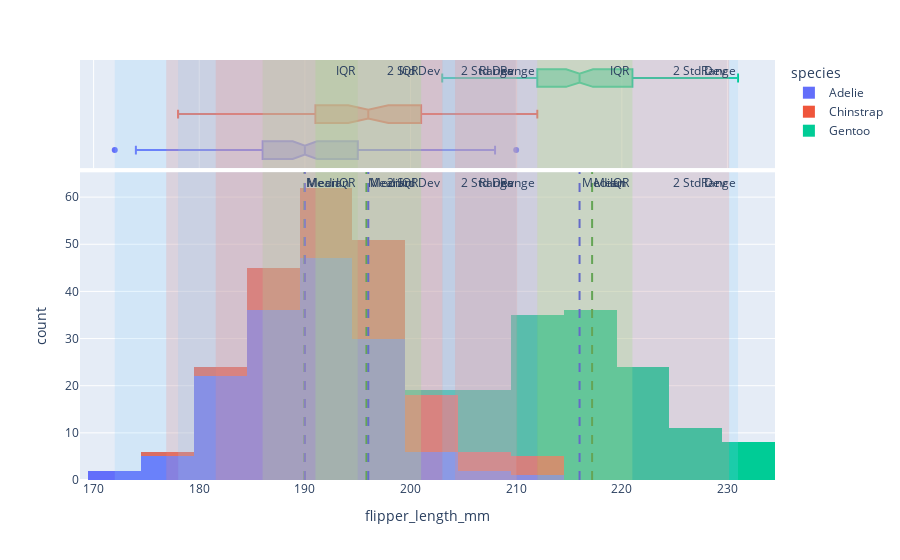

The notebook cell saved with this chart:
### Markdown cell above
Question 1

### Code cell
import plotly.express as px
import plotly.graph_objects as go
import seaborn as sns
import numpy as np

# Load penguins dataset
penguins = sns.load_dataset('penguins')

# Function to add lines and rectangles to the figure
def add_statistics(fig, species, df):
    # Filter data for the species
    species_data = df[df['species'] == species]['flipper_length_mm'].dropna()

    # Calculate statistics
    mean = species_data.mean()
    median = species_data.median()
    flipper_min = species_data.min()
    flipper_max = species_data.max()
    std = species_data.std()
    iqr = np.percentile(species_data, 75) - np.percentile(species_data, 25)
    q1 = np.percentile(species_data, 25)
    q3 = np.percentile(species_data, 75)
    
    # Add horizontal lines for mean and median
    fig.add_vline(x=mean, line=dict(color='green', dash='dash'), annotation_text='Mean', row=1, col=1)
    fig.add_vline(x=median, line=dict(color='blue', dash='dash'), annotation_text='Median', row=1, col=1)
    
    # Add rectangles for the different ranges
    # Full range
    fig.add_vrect(x0=flipper_min, x1=flipper_max, fillcolor="LightSkyBlue", opacity=0.2, 
                  annotation_text="Range", line_width=0)
    
    # Interquartile range (IQR)
    fig.add_vrect(x0=q1, x1=q3, fillcolor="LightGreen", opacity=0.3, annotation_text="IQR", line_width=0)
    
    # 2 standard deviation range
    fig.add_vrect(x0=mean - 2*std, x1=mean + 2*std, fillcolor="Salmon", opacity=0.2, 
                  annotation_text="2 Std Dev", line_width=0)

# Create a figure with histograms for each species
fig = px.histogram(penguins, x='flipper_length_mm', color='species', marginal='box')

# For each species, add statistical markers
species_list = penguins['species'].unique()
for species in species_list:
    add_statistics(fig, species, penguins)

# Show the figure
fig.show()

### Figure 1 — Plotly figure (JSON) as saved in the notebook; plotly's stock layout.template omitted (floating-point values rounded to 4 significant figures; data arrays with more than 128 entries replaced by an {"elided": "..."} marker saying what was removed)
{"data": [{"alignmentgroup": "True", "bingroup": "x", "hovertemplate": "species=Adelie<br>flipper_length_mm=%{x}<br>count=%{y}<extra></extra>", "legendgroup": "Adelie", "marker": {"color": "#636efa", "pattern": {"shape": ""}}, "name": "Adelie", "offsetgroup": "Adelie", "orientation": "v", "showlegend": true, "type": "histogram", "x": {"elided": "152 int values"}, "xaxis": "x", "yaxis": "y"}, {"alignmentgroup": "True", "hovertemplate": "species=Adelie<br>flipper_length_mm=%{x}<extra></extra>", "legendgroup": "Adelie", "marker": {"color": "#636efa"}, "name": "Adelie", "notched": true, "offsetgroup": "Adelie", "showlegend": false, "type": "box", "x": {"elided": "152 int values"}, "xaxis": "x2", "yaxis": "y2"}, {"alignmentgroup": "True", "bingroup": "x", "hovertemplate": "species=Chinstrap<br>flipper_length_mm=%{x}<br>count=%{y}<extra></extra>", "legendgroup": "Chinstrap", "marker": {"color": "#EF553B", "pattern": {"shape": ""}}, "name": "Chinstrap", "offsetgroup": "Chinstrap", "orientation": "v", "showlegend": true, "type": "histogram", "x": [192, 196, 193, 188, 197, 198, 178, 197, 195, 198, 193, 194, 185, 201, 190, 201, 197, 181, 190, 195, 181, 191, 187, 193, 195, 197, 200, 200, 191, 205, 187, 201, 187, 203, 195, 199, 195, 210, 192, 205, 210, 187, 196, 196, 196, 201, 190, 212, 187, 198, 199, 201, 193, 203, 187, 197, 191, 203, 202, 194, 206, 189, 195, 207, 202, 193, 210, 198], "xaxis": "x", "yaxis": "y"}, {"alignmentgroup": "True", "hovertemplate": "species=Chinstrap<br>flipper_length_mm=%{x}<extra></extra>", "legendgroup": "Chinstrap", "marker": {"color": "#EF553B"}, "name": "Chinstrap", "notched": true, "offsetgroup": "Chinstrap", "showlegend": false, "type": "box", "x": [192, 196, 193, 188, 197, 198, 178, 197, 195, 198, 193, 194, 185, 201, 190, 201, 197, 181, 190, 195, 181, 191, 187, 193, 195, 197, 200, 200, 191, 205, 187, 201, 187, 203, 195, 199, 195, 210, 192, 205, 210, 187, 196, 196, 196, 201, 190, 212, 187, 198, 199, 201, 193, 203, 187, 197, 191, 203, 202, 194, 206, 189, 195, 207, 202, 193, 210, 198], "xaxis": "x2", "yaxis": "y2"}, {"alignmentgroup": "True", "bingroup": "x", "hovertemplate": "species=Gentoo<br>flipper_length_mm=%{x}<br>count=%{y}<extra></extra>", "legendgroup": "Gentoo", "marker": {"color": "#00cc96", "pattern": {"shape": ""}}, "name": "Gentoo", "offsetgroup": "Gentoo", "orientation": "v", "showlegend": true, "type": "histogram", "x": [211, 230, 210, 218, 215, 210, 211, 219, 209, 215, 214, 216, 214, 213, 210, 217, 210, 221, 209, 222, 218, 215, 213, 215, 215, 215, 216, 215, 210, 220, 222, 209, 207, 230, 220, 220, 213, 219, 208, 208, 208, 225, 210, 216, 222, 217, 210, 225, 213, 215, 210, 220, 210, 225, 217, 220, 208, 220, 208, 224, 208, 221, 214, 231, 219, 230, 214, 229, 220, 223, 216, 221, 221, 217, 216, 230, 209, 220, 215, 223, 212, 221, 212, 224, 212, 228, 218, 218, 212, 230, 218, 228, 212, 224, 214, 226, 216, 222, 203, 225, 219, 228, 215, 228, 216, 215, 210, 219, 208, 209, 216, 229, 213, 230, 217, 230, 217, 222, 214, null, 215, 222, 212, 213], "xaxis": "x", "yaxis": "y"}, {"alignmentgroup": "True", "hovertemplate": "species=Gentoo<br>flipper_length_mm=%{x}<extra></extra>", "legendgroup": "Gentoo", "marker": {"color": "#00cc96"}, "name": "Gentoo", "notched": true, "offsetgroup": "Gentoo", "showlegend": false, "type": "box", "x": [211, 230, 210, 218, 215, 210, 211, 219, 209, 215, 214, 216, 214, 213, 210, 217, 210, 221, 209, 222, 218, 215, 213, 215, 215, 215, 216, 215, 210, 220, 222, 209, 207, 230, 220, 220, 213, 219, 208, 208, 208, 225, 210, 216, 222, 217, 210, 225, 213, 215, 210, 220, 210, 225, 217, 220, 208, 220, 208, 224, 208, 221, 214, 231, 219, 230, 214, 229, 220, 223, 216, 221, 221, 217, 216, 230, 209, 220, 215, 223, 212, 221, 212, 224, 212, 228, 218, 218, 212, 230, 218, 228, 212, 224, 214, 226, 216, 222, 203, 225, 219, 228, 215, 228, 216, 215, 210, 219, 208, 209, 216, 229, 213, 230, 217, 230, 217, 222, 214, null, 215, 222, 212, 213], "xaxis": "x2", "yaxis": "y2"}], "layout": {"annotations": [{"showarrow": false, "text": "Mean", "x": 190.0, "xanchor": "left", "xref": "x", "y": 1, "yanchor": "top", "yref": "y domain"}, {"showarrow": false, "text": "Median", "x": 190, "xanchor": "left", "xref": "x", "y": 1, "yanchor": "top", "yref": "y domain"}, {"showarrow": false, "text": "Range", "x": 210, "xanchor": "right", "xref": "x", "y": 1, "yanchor": "top", "yref": "y domain"}, {"showarrow": false, "text": "Range", "x": 210, "xanchor": "right", "xref": "x2", "y": 1, "yanchor": "top", "yref": "y2 domain"}, {"showarrow": false, "text": "IQR", "x": 195, "xanchor": "right", "xref": "x", "y": 1, "yanchor": "top", "yref": "y domain"}, {"showarrow": false, "text": "IQR", "x": 195, "xanchor": "right", "xref": "x2", "y": 1, "yanchor": "top", "yref": "y2 domain"}, {"showarrow": false, "text": "2 Std Dev", "x": 203.0, "xanchor": "right", "xref": "x", "y": 1, "yanchor": "top", "yref": "y domain"}, {"showarrow": false, "text": "2 Std Dev", "x": 203.0, "xanchor": "right", "xref": "x2", "y": 1, "yanchor": "top", "yref": "y2 domain"}, {"showarrow": false, "text": "Mean", "x": 195.8, "xanchor": "left", "xref": "x", "y": 1, "yanchor": "top", "yref": "y domain"}, {"showarrow": false, "text": "Median", "x": 196, "xanchor": "left", "xref": "x", "y": 1, "yanchor": "top", "yref": "y domain"}, {"showarrow": false, "text": "Range", "x": 212, "xanchor": "right", "xref": "x", "y": 1, "yanchor": "top", "yref": "y domain"}, {"showarrow": false, "text": "Range", "x": 212, "xanchor": "right", "xref": "x2", "y": 1, "yanchor": "top", "yref": "y2 domain"}, {"showarrow": false, "text": "IQR", "x": 201, "xanchor": "right", "xref": "x", "y": 1, "yanchor": "top", "yref": "y domain"}, {"showarrow": false, "text": "IQR", "x": 201, "xanchor": "right", "xref": "x2", "y": 1, "yanchor": "top", "yref": "y2 domain"}, {"showarrow": false, "text": "2 Std Dev", "x": 210.1, "xanchor": "right", "xref": "x", "y": 1, "yanchor": "top", "yref": "y domain"}, {"showarrow": false, "text": "2 Std Dev", "x": 210.1, "xanchor": "right", "xref": "x2", "y": 1, "yanchor": "top", "yref": "y2 domain"}, {"showarrow": false, "text": "Mean", "x": 217.2, "xanchor": "left", "xref": "x", "y": 1, "yanchor": "top", "yref": "y domain"}, {"showarrow": false, "text": "Median", "x": 216, "xanchor": "left", "xref": "x", "y": 1, "yanchor": "top", "yref": "y domain"}, {"showarrow": false, "text": "Range", "x": 231, "xanchor": "right", "xref": "x", "y": 1, "yanchor": "top", "yref": "y domain"}, {"showarrow": false, "text": "Range", "x": 231, "xanchor": "right", "xref": "x2", "y": 1, "yanchor": "top", "yref": "y2 domain"}, {"showarrow": false, "text": "IQR", "x": 221, "xanchor": "right", "xref": "x", "y": 1, "yanchor": "top", "yref": "y domain"}, {"showarrow": false, "text": "IQR", "x": 221, "xanchor": "right", "xref": "x2", "y": 1, "yanchor": "top", "yref": "y2 domain"}, {"showarrow": false, "text": "2 Std Dev", "x": 230.2, "xanchor": "right", "xref": "x", "y": 1, "yanchor": "top", "yref": "y domain"}, {"showarrow": false, "text": "2 Std Dev", "x": 230.2, "xanchor": "right", "xref": "x2", "y": 1, "yanchor": "top", "yref": "y2 domain"}], "barmode": "relative", "legend": {"title": {"text": "species"}, "tracegroupgap": 0}, "margin": {"t": 60}, "shapes": [{"line": {"color": "green", "dash": "dash"}, "type": "line", "x0": 190.0, "x1": 190.0, "xref": "x", "y0": 0, "y1": 1, "yref": "y domain"}, {"line": {"color": "blue", "dash": "dash"}, "type": "line", "x0": 190, "x1": 190, "xref": "x", "y0": 0, "y1": 1, "yref": "y domain"}, {"fillcolor": "LightSkyBlue", "line": {"width": 0}, "opacity": 0.2, "type": "rect", "x0": 172, "x1": 210, "xref": "x", "y0": 0, "y1": 1, "yref": "y domain"}, {"fillcolor": "LightSkyBlue", "line": {"width": 0}, "opacity": 0.2, "type": "rect", "x0": 172, "x1": 210, "xref": "x2", "y0": 0, "y1": 1, "yref": "y2 domain"}, {"fillcolor": "LightGreen", "line": {"width": 0}, "opacity": 0.3, "type": "rect", "x0": 186, "x1": 195, "xref": "x", "y0": 0, "y1": 1, "yref": "y domain"}, {"fillcolor": "LightGreen", "line": {"width": 0}, "opacity": 0.3, "type": "rect", "x0": 186, "x1": 195, "xref": "x2", "y0": 0, "y1": 1, "yref": "y2 domain"}, {"fillcolor": "Salmon", "line": {"width": 0}, "opacity": 0.2, "type": "rect", "x0": 176.9, "x1": 203.0, "xref": "x", "y0": 0, "y1": 1, "yref": "y domain"}, {"fillcolor": "Salmon", "line": {"width": 0}, "opacity": 0.2, "type": "rect", "x0": 176.9, "x1": 203.0, "xref": "x2", "y0": 0, "y1": 1, "yref": "y2 domain"}, {"line": {"color": "green", "dash": "dash"}, "type": "line", "x0": 195.8, "x1": 195.8, "xref": "x", "y0": 0, "y1": 1, "yref": "y domain"}, {"line": {"color": "blue", "dash": "dash"}, "type": "line", "x0": 196, "x1": 196, "xref": "x", "y0": 0, "y1": 1, "yref": "y domain"}, {"fillcolor": "LightSkyBlue", "line": {"width": 0}, "opacity": 0.2, "type": "rect", "x0": 178, "x1": 212, "xref": "x", "y0": 0, "y1": 1, "yref": "y domain"}, {"fillcolor": "LightSkyBlue", "line": {"width": 0}, "opacity": 0.2, "type": "rect", "x0": 178, "x1": 212, "xref": "x2", "y0": 0, "y1": 1, "yref": "y2 domain"}, {"fillcolor": "LightGreen", "line": {"width": 0}, "opacity": 0.3, "type": "rect", "x0": 191, "x1": 201, "xref": "x", "y0": 0, "y1": 1, "yref": "y domain"}, {"fillcolor": "LightGreen", "line": {"width": 0}, "opacity": 0.3, "type": "rect", "x0": 191, "x1": 201, "xref": "x2", "y0": 0, "y1": 1, "yref": "y2 domain"}, {"fillcolor": "Salmon", "line": {"width": 0}, "opacity": 0.2, "type": "rect", "x0": 181.6, "x1": 210.1, "xref": "x", "y0": 0, "y1": 1, "yref": "y domain"}, {"fillcolor": "Salmon", "line": {"width": 0}, "opacity": 0.2, "type": "rect", "x0": 181.6, "x1": 210.1, "xref": "x2", "y0": 0, "y1": 1, "yref": "y2 domain"}, {"line": {"color": "green", "dash": "dash"}, "type": "line", "x0": 217.2, "x1": 217.2, "xref": "x", "y0": 0, "y1": 1, "yref": "y domain"}, {"line": {"color": "blue", "dash": "dash"}, "type": "line", "x0": 216, "x1": 216, "xref": "x", "y0": 0, "y1": 1, "yref": "y domain"}, {"fillcolor": "LightSkyBlue", "line": {"width": 0}, "opacity": 0.2, "type": "rect", "x0": 203, "x1": 231, "xref": "x", "y0": 0, "y1": 1, "yref": "y domain"}, {"fillcolor": "LightSkyBlue", "line": {"width": 0}, "opacity": 0.2, "type": "rect", "x0": 203, "x1": 231, "xref": "x2", "y0": 0, "y1": 1, "yref": "y2 domain"}, {"fillcolor": "LightGreen", "line": {"width": 0}, "opacity": 0.3, "type": "rect", "x0": 212, "x1": 221, "xref": "x", "y0": 0, "y1": 1, "yref": "y domain"}, {"fillcolor": "LightGreen", "line": {"width": 0}, "opacity": 0.3, "type": "rect", "x0": 212, "x1": 221, "xref": "x2", "y0": 0, "y1": 1, "yref": "y2 domain"}, {"fillcolor": "Salmon", "line": {"width": 0}, "opacity": 0.2, "type": "rect", "x0": 204.2, "x1": 230.2, "xref": "x", "y0": 0, "y1": 1, "yref": "y domain"}, {"fillcolor": "Salmon", "line": {"width": 0}, "opacity": 0.2, "type": "rect", "x0": 204.2, "x1": 230.2, "xref": "x2", "y0": 0, "y1": 1, "yref": "y2 domain"}], "xaxis": {"anchor": "y", "domain": [0, 1], "title": {"text": "flipper_length_mm"}}, "xaxis2": {"anchor": "y2", "domain": [0, 1], "matches": "x", "showgrid": true, "showticklabels": false}, "yaxis": {"anchor": "x", "domain": [0, 0.7326], "title": {"text": "count"}}, "yaxis2": {"anchor": "x2", "domain": [0.7426, 1], "matches": "y2", "showgrid": false, "showline": false, "showticklabels": false, "ticks": ""}}}
